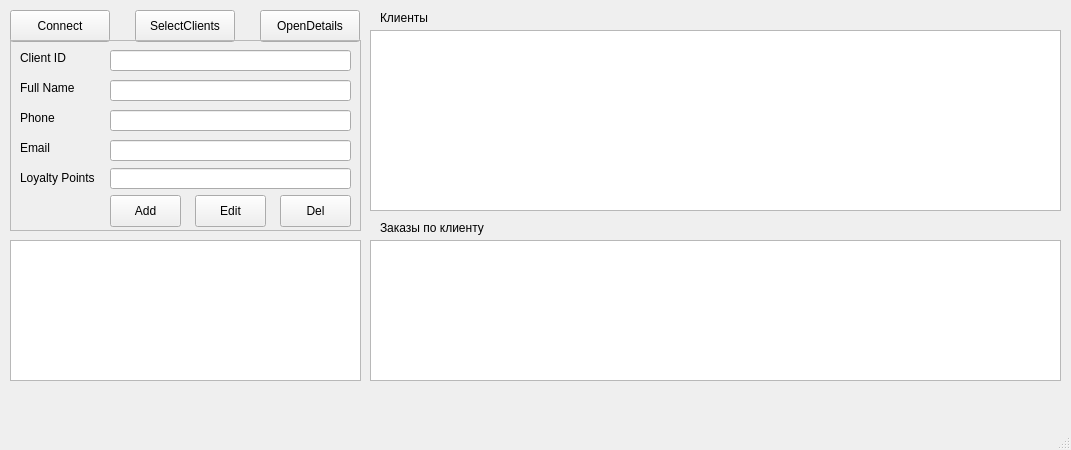
<?xml version="1.0" encoding="UTF-8"?>
<ui version="4.0">
 <class>MainWindow</class>
 <widget class="QMainWindow" name="MainWindow">
  <property name="geometry">
   <rect>
    <x>0</x>
    <y>0</y>
    <width>1071</width>
    <height>450</height>
   </rect>
  </property>
  <property name="windowTitle">
   <string>MainWindow</string>
  </property>
  <widget class="QWidget" name="centralwidget">
   <widget class="QPushButton" name="btnConnect">
    <property name="geometry">
     <rect>
      <x>10</x>
      <y>10</y>
      <width>100</width>
      <height>32</height>
     </rect>
    </property>
    <property name="text">
     <string>Connect</string>
    </property>
   </widget>
   <widget class="QTextEdit" name="teResult">
    <property name="geometry">
     <rect>
      <x>10</x>
      <y>240</y>
      <width>351</width>
      <height>141</height>
     </rect>
    </property>
    <property name="readOnly">
     <bool>true</bool>
    </property>
   </widget>
   <widget class="QPushButton" name="btnSelectClients">
    <property name="geometry">
     <rect>
      <x>135</x>
      <y>10</y>
      <width>100</width>
      <height>32</height>
     </rect>
    </property>
    <property name="text">
     <string>SelectClients</string>
    </property>
   </widget>
   <widget class="QPushButton" name="btnOpenDetails">
    <property name="geometry">
     <rect>
      <x>260</x>
      <y>10</y>
      <width>100</width>
      <height>32</height>
     </rect>
    </property>
    <property name="text">
     <string>OpenDetails</string>
    </property>
   </widget>
   <widget class="QTableWidget" name="twClients">
    <property name="geometry">
     <rect>
      <x>370</x>
      <y>30</y>
      <width>691</width>
      <height>181</height>
     </rect>
    </property>
   </widget>
   <widget class="QFrame" name="frameOrder">
    <property name="geometry">
     <rect>
      <x>10</x>
      <y>40</y>
      <width>351</width>
      <height>191</height>
     </rect>
    </property>
    <property name="frameShape">
     <enum>QFrame::Shape::StyledPanel</enum>
    </property>
    <property name="frameShadow">
     <enum>QFrame::Shadow::Plain</enum>
    </property>
    <widget class="QPushButton" name="btnAdd">
     <property name="geometry">
      <rect>
       <x>100</x>
       <y>155</y>
       <width>71</width>
       <height>32</height>
      </rect>
     </property>
     <property name="text">
      <string>Add</string>
     </property>
    </widget>
    <widget class="QPushButton" name="btnEdit">
     <property name="geometry">
      <rect>
       <x>185</x>
       <y>155</y>
       <width>71</width>
       <height>32</height>
      </rect>
     </property>
     <property name="text">
      <string>Edit</string>
     </property>
    </widget>
    <widget class="QPushButton" name="btnDel">
     <property name="geometry">
      <rect>
       <x>270</x>
       <y>155</y>
       <width>71</width>
       <height>32</height>
      </rect>
     </property>
     <property name="text">
      <string>Del</string>
     </property>
    </widget>
    <widget class="QLabel" name="lbClientId">
     <property name="geometry">
      <rect>
       <x>10</x>
       <y>10</y>
       <width>58</width>
       <height>16</height>
      </rect>
     </property>
     <property name="text">
      <string>Client ID</string>
     </property>
    </widget>
    <widget class="QLineEdit" name="leClientId">
     <property name="geometry">
      <rect>
       <x>100</x>
       <y>10</y>
       <width>241</width>
       <height>21</height>
      </rect>
     </property>
     <property name="readOnly">
      <bool>true</bool>
     </property>
    </widget>
    <widget class="QLineEdit" name="leFullName">
     <property name="geometry">
      <rect>
       <x>100</x>
       <y>40</y>
       <width>241</width>
       <height>21</height>
      </rect>
     </property>
     <property name="readOnly">
      <bool>false</bool>
     </property>
    </widget>
    <widget class="QLabel" name="lbFullName">
     <property name="geometry">
      <rect>
       <x>10</x>
       <y>40</y>
       <width>58</width>
       <height>16</height>
      </rect>
     </property>
     <property name="text">
      <string>Full Name</string>
     </property>
    </widget>
    <widget class="QLineEdit" name="lePhone">
     <property name="geometry">
      <rect>
       <x>100</x>
       <y>70</y>
       <width>241</width>
       <height>21</height>
      </rect>
     </property>
     <property name="readOnly">
      <bool>false</bool>
     </property>
    </widget>
    <widget class="QLineEdit" name="leLoyaltyPoints">
     <property name="geometry">
      <rect>
       <x>100</x>
       <y>128</y>
       <width>241</width>
       <height>21</height>
      </rect>
     </property>
     <property name="readOnly">
      <bool>false</bool>
     </property>
    </widget>
    <widget class="QLabel" name="lbPhone">
     <property name="geometry">
      <rect>
       <x>10</x>
       <y>70</y>
       <width>58</width>
       <height>16</height>
      </rect>
     </property>
     <property name="text">
      <string>Phone</string>
     </property>
    </widget>
    <widget class="QLabel" name="lbLoyaltyPoints">
     <property name="geometry">
      <rect>
       <x>10</x>
       <y>130</y>
       <width>91</width>
       <height>16</height>
      </rect>
     </property>
     <property name="text">
      <string>Loyalty Points</string>
     </property>
    </widget>
    <widget class="QLineEdit" name="leEmail">
     <property name="geometry">
      <rect>
       <x>100</x>
       <y>100</y>
       <width>241</width>
       <height>21</height>
      </rect>
     </property>
     <property name="readOnly">
      <bool>false</bool>
     </property>
    </widget>
    <widget class="QLabel" name="lbEmail">
     <property name="geometry">
      <rect>
       <x>10</x>
       <y>100</y>
       <width>58</width>
       <height>16</height>
      </rect>
     </property>
     <property name="text">
      <string>Email</string>
     </property>
    </widget>
   </widget>
   <widget class="QTableWidget" name="twOrders">
    <property name="geometry">
     <rect>
      <x>370</x>
      <y>240</y>
      <width>691</width>
      <height>141</height>
     </rect>
    </property>
   </widget>
   <widget class="QLabel" name="lbTable1">
    <property name="geometry">
     <rect>
      <x>380</x>
      <y>10</y>
      <width>58</width>
      <height>16</height>
     </rect>
    </property>
    <property name="text">
     <string>Клиенты</string>
    </property>
   </widget>
   <widget class="QLabel" name="lbTable2">
    <property name="geometry">
     <rect>
      <x>380</x>
      <y>220</y>
      <width>131</width>
      <height>16</height>
     </rect>
    </property>
    <property name="text">
     <string>Заказы по клиенту</string>
    </property>
   </widget>
  </widget>
  <widget class="QMenuBar" name="menubar">
   <property name="geometry">
    <rect>
     <x>0</x>
     <y>0</y>
     <width>1071</width>
     <height>33</height>
    </rect>
   </property>
  </widget>
  <widget class="QStatusBar" name="statusbar"/>
 </widget>
 <resources/>
 <connections/>
</ui>
